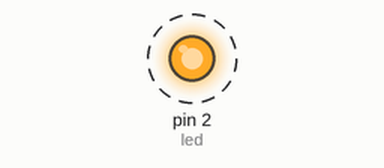
A sketch run on a simulated Arduino Uno, built with avr-gcc and run on an emulated ATmega328P. On the bench: output pins drawn as LEDs (lit = HIGH). Dashed ring = blinking. What the sketch prints to the serial monitor is not drawn.

Above: at 0.5 s.
Timing chart, 0 to 4.6 s (numbered marks = the images above):
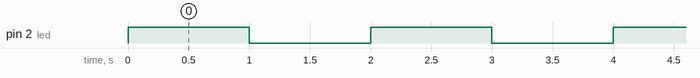

The sketch:

serial.ino
```cpp
int led = 2;

void setup() {
  Serial.begin(9600);
  pinMode(led, OUTPUT);

}

void loop() {
  digitalWrite(led, HIGH);
  Serial.println("1");
  delay(1000);
  digitalWrite(led, LOW);
  Serial.println("0");
  delay(1000);

}
```

Measured:
- by itself, pin 2 (led): alternates HIGH for 1.0 s and LOW for 1.0 s
